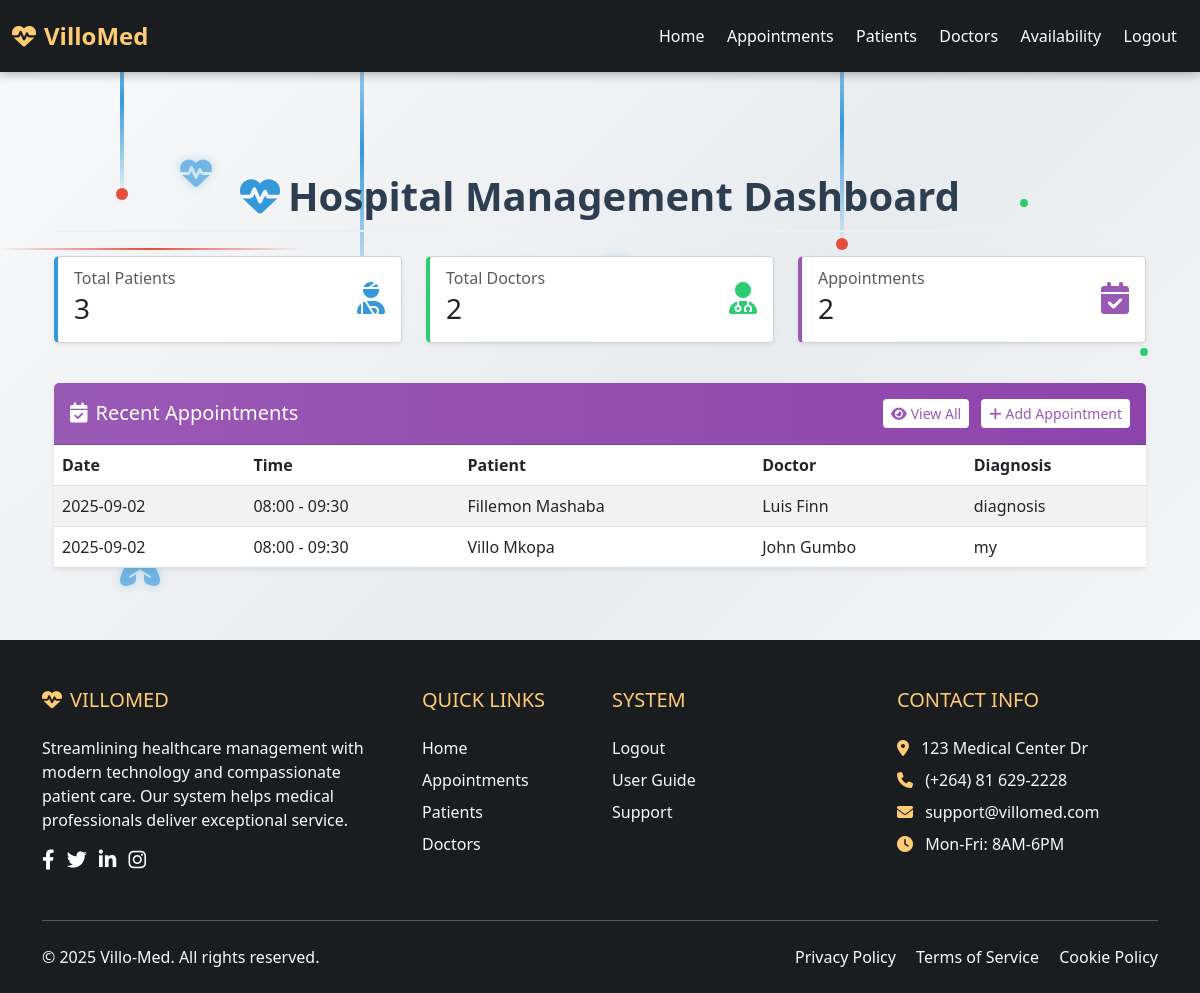
Page / (signed in) on the earlier database version.
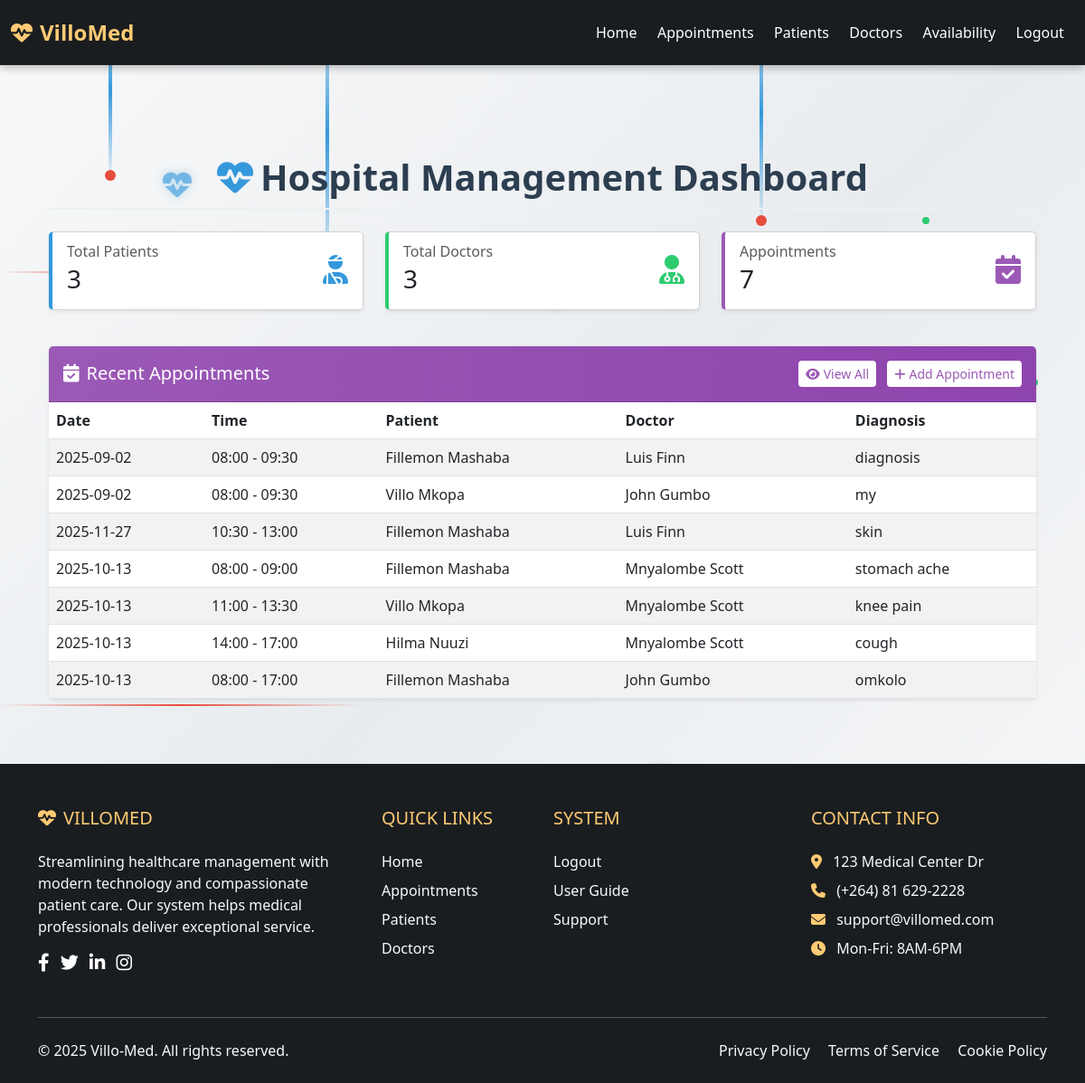
Same page on the later database version.
### models.py (models this page shows, shortened)
class Appointment(db.Model):
    __tablename__ = 'appointment'
    id = db.Column(db.Integer, primary_key=True)
    date = db.Column(db.Date, nullable=False)
    start_time = db.Column(db.Time, nullable=False)  # Changed from time to start_time
    end_time = db.Column(db.Time, nullable=False)    # Added end_time
    diagnosis = db.Column(db.Text, nullable=True)
    date_created = db.Column(db.DateTime, default=datetime.utcnow)
    patient_id = db.Column(db.Integer, db.ForeignKey('patient.id'), nullable=False)
    doctor_id = db.Column(db.Integer, db.ForeignKey('doctor.id'), nullable=False)
    patient = db.relationship('Patient', back_populates='appointments')
    doctor = db.relationship('Doctor', back_populates='appointments')

class Patient(db.Model):
    __tablename__ = 'patient'
    id = db.Column(db.Integer, primary_key=True)
    first_name = db.Column(db.String(50), nullable=False)
    surname = db.Column(db.String(50), nullable=False)
    date_of_birth = db.Column(db.Date, nullable=False)  # Store date of birth
    gender = db.Column(db.String(10))
    phone = db.Column(db.String(15))
    date_created = db.Column(db.DateTime, default=datetime.utcnow)  # New field for creation date
    appointments = db.relationship('Appointment', back_populates='patient')

class Doctor(db.Model):
    __tablename__ = 'doctor'
    id = db.Column(db.Integer, primary_key=True)
    first_name = db.Column(db.String(50), nullable=False)
    surname = db.Column(db.String(50), nullable=False)
    specialization = db.Column(db.String(50))
    date_created = db.Column(db.DateTime, default=datetime.utcnow)
    appointments = db.relationship('Appointment', back_populates='doctor')
    @property
    def name(self):
        return f"{self.first_name} {self.surname}"

### app.py (the view)
@app.route('/')
@login_required
def index():
    patients = Patient.query.all()
    doctors = Doctor.query.all()
    appointments = Appointment.query.all()
    return render_template('index.html',
                           patients=patients,
                           doctors=doctors,
                           appointments=appointments)

### templates/index.html (shortened to what this page needs)
{% extends "base.html" %}
{% block content %}
<div class="container my-4">
    <h1 class="mb-4 text-center" style="color: #2c3e50; font-weight: 600; padding-bottom: 10px; border-bottom: 2px solid #ecf0f1;">
        <i class="fas fa-heartbeat me-2" style="color: #3498db;"></i>Hospital Management Dashboard
    </h1>
    <div class="row mb-4">
        <div class="col-md-4">
            <div class="card stat-card mb-3 shadow-sm" style="border-left: 4px solid #3498db;">
                <div class="card-body">
                    <div class="d-flex justify-content-between">
                        <div>
                            <h6 class="card-subtitle mb-1 text-muted">Total Patients</h6>
                            <h3 class="mb-0">{{ patients|length }}</h3>
                        </div>
                        <div class="align-self-center">
                            <i class="fas fa-user-injured fa-2x" style="color: #3498db;"></i>
                        </div>
                    </div>
                </div>
            </div>
        </div>
        <div class="col-md-4">
            <div class="card stat-card mb-3 shadow-sm" style="border-left: 4px solid #2ecc71;">
                <div class="card-body">
                    <div class="d-flex justify-content-between">
                        <div>
                            <h6 class="card-subtitle mb-1 text-muted">Total Doctors</h6>
                            <h3 class="mb-0">{{ doctors|length }}</h3>
                        </div>
                        <div class="align-self-center">
                            <i class="fas fa-user-md fa-2x" style="color: #2ecc71;"></i>
                        </div>
                    </div>
                </div>
            </div>
        </div>
        <div class="col-md-4">
            <div class="card stat-card mb-3 shadow-sm" style="border-left: 4px solid #9b59b6;">
                <div class="card-body">
                    <div class="d-flex justify-content-between">
                        <div>
                            <h6 class="card-subtitle mb-1 text-muted">Appointments</h6>
                            <h3 class="mb-0">{{ appointments|length }}</h3>
                        </div>
                        <div class="align-self-center">
                            <i class="fas fa-calendar-check fa-2x" style="color: #9b59b6;"></i>
                        </div>
                    </div>
                </div>
            </div>
        </div>
    </div>
    <div class="card mb-4 shadow-sm border-0">
        <div class="card-header d-flex justify-content-between align-items-center py-3" style="background: linear-gradient(to right, #9b59b6, #8e44ad); color: white; border-radius: 5px 5px 0 0;">
        <h5 class="mb-0"><i class="fas fa-calendar-check me-2"></i>Recent Appointments</h5>
        <div>
            <a href="{{ url_for('appointments') }}" class="btn btn-light btn-sm me-2" style="background-color: white; color: #9b59b6; border: none;">
                <i class="fas fa-eye me-1"></i>View All
            </a>
            <a href="{{ url_for('appointments') }}" class="btn btn-light btn-sm" style="background-color: white; color: #9b59b6; border: none;">
                <i class="fas fa-plus me-1"></i>Add Appointment
            </a>
        </div>
    </div>
        <div class="card-body p-0">
            <div class="table-responsive">
                <table class="table table-striped table-hover mb-0">
                    <thead style="background-color: #ecf0f1;">
                        <tr>
                            <th>Date</th>
                            <th>Time</th>
                            <th>Patient</th>
                            <th>Doctor</th>
                            <th>Diagnosis</th>
                        </tr>
                    </thead>
                    <tbody>
                        {% for a in appointments %}
                        <tr>
                            <td>{{ a.date.strftime('%Y-%m-%d') }}</td>
                            <td>{{ a.start_time.strftime('%H:%M') }} - {{ a.end_time.strftime('%H:%M') }}</td>
                            <td>{{ a.patient.first_name }} {{ a.patient.surname }}</td>
                            <td>{{ a.doctor.name }}</td>
                            <td>
                                {% if a.diagnosis %}
                                    {{ a.diagnosis }}
                                {% else %}
                                    <span class="text-muted">Not diagnosed yet</span>
                                {% endif %}
                            </td>
                        </tr>
                        {% else %}
                        <tr>
                            <td colspan="5" class="text-center py-4">No appointments found.</td>
                        </tr>
                        {% endfor %}
                    </tbody>
                </table>
            </div>
        </div>
    </div>
</div>
{% endblock %}

### templates/base.html (shortened to what this page needs)
<!DOCTYPE html>
<html lang="en">
<head>
    <link href="https://cdn.jsdelivr.net/npm/bootstrap@5.3.0/dist/css/bootstrap.min.css" rel="stylesheet">
    <link rel="stylesheet" href="https://cdnjs.cloudflare.com/ajax/libs/font-awesome/6.4.0/css/all.min.css">
    <link rel="stylesheet" href="{{ url_for('static', filename='style.css') }}">
</head>
<body>
    <div class="medical-background">
        <div class="dna-strand dna-1"></div>
        <div class="dna-strand dna-2"></div>
        <div class="dna-strand dna-3"></div>
        <div class="ecg-line ecg-1"></div>
        <div class="ecg-line ecg-2"></div>
        <div class="medical-icon icon-1">
            <i class="fas fa-heartbeat"></i>
        </div>
        <div class="medical-icon icon-2">
        </div>
        <div class="medical-icon icon-3">
        </div>
        <div class="medical-icon icon-4">
        </div>
        <div class="medical-icon icon-5">
        </div>
        <div class="medical-icon icon-6">
            <i class="fas fa-lungs"></i>
        </div>
        <div class="pulse-dot dot-1"></div>
        <div class="pulse-dot dot-4"></div>
    </div>
    {% if not request.endpoint or request.endpoint != 'login' and request.endpoint != 'register' %}
    <nav class="navbar navbar-expand-lg navbar-dark fixed-top" style="background-color: #1a1d20; box-shadow: 0 2px 10px rgba(0,0,0,0.3);">
        <div class="container-fluid">
            <a class="navbar-brand fw-bold" href="{{ url_for('index') }}" style="color: #FFCB74;">
                <i class="fas fa-heartbeat me-2" style="color: #FFCB74;"></i>VilloMed
            </a>
            <div class="collapse navbar-collapse" id="navbarNav">
                <ul class="navbar-nav ms-auto">
                    <li class="nav-item"><a class="nav-link" href="{{ url_for('index') }}">Home</a></li>
                    <li class="nav-item"><a class="nav-link" href="{{ url_for('appointments') }}">Appointments</a></li>
                    <li class="nav-item"><a class="nav-link" href="{{ url_for('patients') }}">Patients</a></li>
                    <li class="nav-item"><a class="nav-link" href="{{ url_for('doctors') }}">Doctors</a></li>
                    <li class="nav-item"><a class="nav-link" href="{{ url_for('doctor_availability') }}">Availability</a></li>
                    <li class="nav-item"><a class="nav-link" href="{{ url_for('logout') }}">Logout</a></li>
                </ul>
            </div>
        </div>
    </nav>
    {% endif %}
    <main class="container mt-5 pt-4">
        {% block content %}{% endblock %}
    </main>
    {% if not request.endpoint or request.endpoint != 'login' and request.endpoint != 'register' %}
    <footer class="bg-dark text-white pt-5 pb-4 mt-5" style="background-color: #1a1d20 !important;">
        <div class="container">
            <div class="row">
                <div class="col-lg-4 col-md-6 mb-4">
                    <h5 class="text-uppercase mb-4" style="color: #FFCB74;">
                        <i class="fas fa-heartbeat me-2" style="color: #FFCB74;"></i>VilloMed
                    </h5>
                    <p class="text-light">
                        Streamlining healthcare management with modern technology and compassionate patient care.
                        Our system helps medical professionals deliver exceptional service.
                    </p>
                    <div class="mt-3">
                        <a href="#" class="text-white me-2"><i class="fab fa-facebook-f fa-lg"></i></a>
                        <a href="#" class="text-white me-2"><i class="fab fa-twitter fa-lg"></i></a>
                        <a href="#" class="text-white me-2"><i class="fab fa-linkedin-in fa-lg"></i></a>
                        <a href="#" class="text-white"><i class="fab fa-instagram fa-lg"></i></a>
                    </div>
                </div>
                <div class="col-lg-2 col-md-6 mb-4">
                    <h5 class="text-uppercase mb-4" style="color: #FFCB74;">Quick Links</h5>
                    <ul class="list-unstyled">
                        <li class="mb-2"><a href="{{ url_for('index') }}" class="text-light text-decoration-none">Home</a></li>
                        <li class="mb-2"><a href="{{ url_for('appointments') }}" class="text-light text-decoration-none">Appointments</a></li>
                        <li class="mb-2"><a href="{{ url_for('patients') }}" class="text-light text-decoration-none">Patients</a></li>
                        <li class="mb-2"><a href="{{ url_for('doctors') }}" class="text-light text-decoration-none">Doctors</a></li>
                    </ul>
                </div>
                <div class="col-lg-3 col-md-6 mb-4">
                    <h5 class="text-uppercase mb-4" style="color: #FFCB74;">System</h5>
                    <ul class="list-unstyled">
                        <li class="mb-2"><a href="{{ url_for('logout') }}" class="text-light text-decoration-none">Logout</a></li>
                        <li class="mb-2"><a href="#" class="text-light text-decoration-none">User Guide</a></li>
                        <li class="mb-2"><a href="#" class="text-light text-decoration-none">Support</a></li>
                    </ul>
                </div>
                <div class="col-lg-3 col-md-6 mb-4">
                    <h5 class="text-uppercase mb-4" style="color: #FFCB74;">Contact Info</h5>
                    <ul class="list-unstyled">
                        <li class="mb-2 text-light"><i class="fas fa-map-marker-alt me-2" style="color: #FFCB74;"></i> 123 Medical Center Dr</li>
                        <li class="mb-2 text-light"><i class="fas fa-phone me-2" style="color: #FFCB74;"></i> (+264) 81 629-2228</li>
                        <li class="mb-2 text-light"><i class="fas fa-envelope me-2" style="color: #FFCB74;"></i> support@villomed.com</li>
                        <li class="mb-2 text-light"><i class="fas fa-clock me-2" style="color: #FFCB74;"></i> Mon-Fri: 8AM-6PM</li>
                    </ul>
                </div>
            </div>
            <hr class="my-4 bg-secondary">
            <div class="row align-items-center">
                <div class="col-md-6">
                    <p class="text-light mb-0">&copy; 2025 Villo-Med. All rights reserved.</p>
                </div>
                <div class="col-md-6 text-md-end">
                    <a href="#" class="text-light text-decoration-none me-3">Privacy Policy</a>
                    <a href="#" class="text-light text-decoration-none me-3">Terms of Service</a>
                    <a href="#" class="text-light text-decoration-none">Cookie Policy</a>
                </div>
            </div>
        </div>
    </footer>
    {% endif %}
</body>
</html>

Differences in the rows shown:
added Appointment: date "2025-11-27", start_time "10:30", end_time "13:00", patient.first_name "Fillemon", patient.surname "Mashaba", doctor.name "Luis Finn", diagnosis "skin"
added Appointment: date "2025-10-13", start_time "08:00", end_time "09:00", patient.first_name "Fillemon", patient.surname "Mashaba", doctor.name "Mnyalombe Scott", diagnosis "stomach ache"
added Appointment: date "2025-10-13", start_time "11:00", end_time "13:30", patient.first_name "Villo", patient.surname "Mkopa", doctor.name "Mnyalombe Scott", diagnosis "knee pain"
added Appointment: date "2025-10-13", start_time "14:00", end_time "17:00", patient.first_name "Hilma", patient.surname "Nuuzi", doctor.name "Mnyalombe Scott", diagnosis "cough"
added Appointment: date "2025-10-13", start_time "08:00", end_time "17:00", patient.first_name "Fillemon", patient.surname "Mashaba", doctor.name "John Gumbo", diagnosis "omkolo"
Other differences:
{{ doctors|length }}: "2" → "3"
{{ appointments|length }}: "2" → "7"
